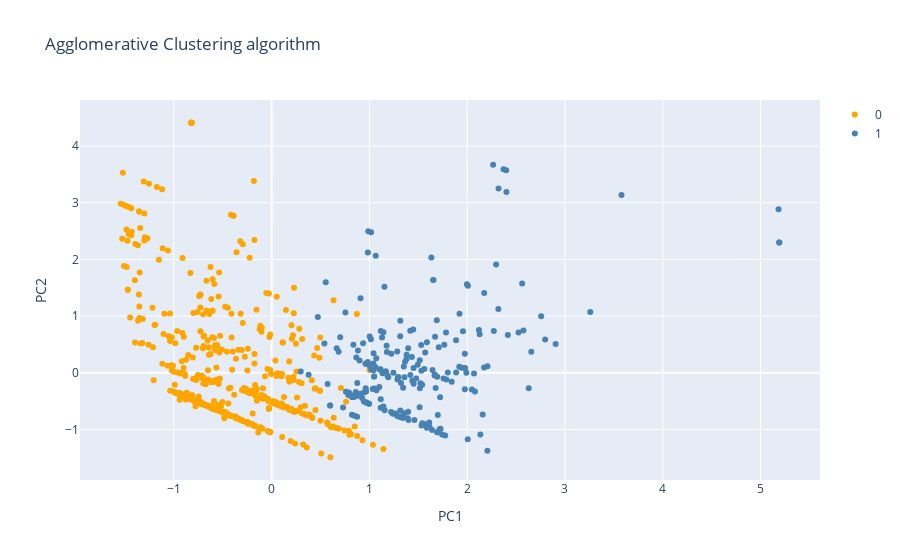

The cell this chart's notebook holds for it:
### Code cell
colors = ['orange', 'steelblue']

cyclecolors = cycle(colors)
color = next(cyclecolors)

ac_clusters = pca_df.AgglomerativeClustering_Defined_Clusters.unique()

data_ac = []

for cluster in ac_clusters:
    scatter_obj_cluster_ac = go.Scatter(x=pca_df[(pca_df['AgglomerativeClustering_Defined_Clusters'] == cluster)]['PC1'],
                                            y=pca_df[(pca_df['AgglomerativeClustering_Defined_Clusters'] == cluster)]['PC2'],
                                            mode='markers',
                                            name=cluster,
                                            marker_color=color)
    data_ac.append(scatter_obj_cluster_ac)
    color = next(cyclecolors)

layout_ac = go.Layout(title='Agglomerative Clustering algorithm',
                          xaxis=dict(title='PC1'), yaxis=dict(title='PC2'))

fig_ac = go.Figure(data=data_ac, layout=layout_ac)
fig_ac.show()

### Figure 1 — Plotly figure (JSON) as saved in the notebook; plotly's stock layout.template omitted (floating-point values rounded to 4 significant figures; data arrays with more than 128 entries replaced by an {"elided": "..."} marker saying what was removed)
{"data": [{"marker": {"color": "orange"}, "mode": "markers", "name": "0", "type": "scatter", "x": {"elided": "673 float values"}, "y": {"elided": "673 float values"}}, {"marker": {"color": "steelblue"}, "mode": "markers", "name": "1", "type": "scatter", "x": {"elided": "218 float values"}, "y": {"elided": "218 float values"}}], "layout": {"title": {"text": "Agglomerative Clustering algorithm"}, "xaxis": {"title": {"text": "PC1"}}, "yaxis": {"title": {"text": "PC2"}}}}
